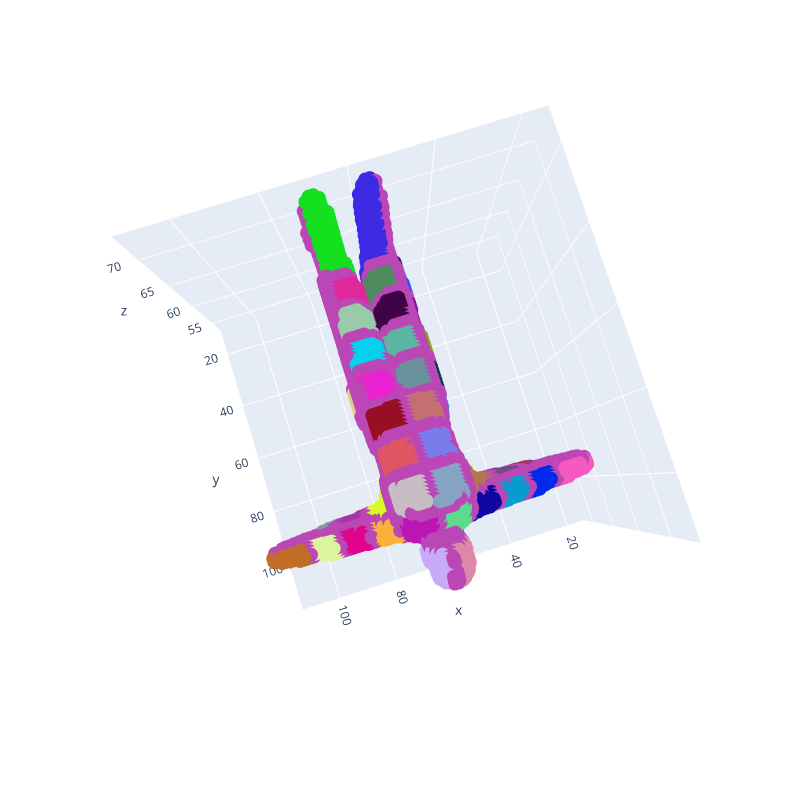

This figure's notebook cell:
### Code cell
fig = go.Figure()
fig.add_trace(
    go.Scatter3d(
        mode='markers',
        x=X[:,0],
        y=X[:,1],
        z=X[:,2],
        marker=dict(
            size=5,
            color=[color_discrete_map[l] for l in labels],
            
        )
        
    )
)
fig.update_layout(height=800, width=800)
fig.show()

### Figure 1 — Plotly figure (JSON) as saved in the notebook; plotly's stock layout.template omitted (floating-point values rounded to 4 significant figures; data arrays with more than 128 entries replaced by an {"elided": "..."} marker saying what was removed)
{"data": [{"marker": {"color": {"elided": "9269 str values"}, "size": 5}, "mode": "markers", "type": "scatter3d", "x": {"elided": "9269 int values"}, "y": {"elided": "9269 int values"}, "z": {"elided": "9269 int values"}}], "layout": {"height": 800, "scene": {"aspectmode": "auto", "aspectratio": {"x": 1, "y": 1, "z": 1}, "camera": {"center": {"x": 0, "y": 0, "z": 0}, "eye": {"x": 0.06185, "y": 0.1977, "z": 2.078}, "projection": {"type": "perspective"}, "up": {"x": 0, "y": 0, "z": 1}}}, "width": 800}}
